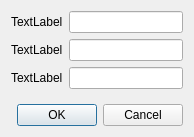
<?xml version="1.0" encoding="UTF-8"?>
<ui version="4.0">
 <class>Dialog</class>
 <widget class="QDialog" name="Dialog">
  <property name="geometry">
   <rect>
    <x>0</x>
    <y>0</y>
    <width>194</width>
    <height>137</height>
   </rect>
  </property>
  <property name="windowTitle">
   <string>Informations</string>
  </property>
  <layout class="QVBoxLayout" name="verticalLayout">
   <item>
    <layout class="QFormLayout" name="formLayout">
     <item row="0" column="0">
      <widget class="QLabel" name="label_nom">
       <property name="text">
        <string>TextLabel</string>
       </property>
      </widget>
     </item>
     <item row="0" column="1">
      <widget class="QLineEdit" name="lineEdit_nom"/>
     </item>
     <item row="1" column="0">
      <widget class="QLabel" name="label_prenom">
       <property name="text">
        <string>TextLabel</string>
       </property>
      </widget>
     </item>
     <item row="1" column="1">
      <widget class="QLineEdit" name="lineEdit_prenom"/>
     </item>
     <item row="2" column="0">
      <widget class="QLabel" name="label_etudiant">
       <property name="text">
        <string>TextLabel</string>
       </property>
      </widget>
     </item>
     <item row="2" column="1">
      <widget class="QLineEdit" name="lineEdit_etudiant"/>
     </item>
    </layout>
   </item>
   <item>
    <widget class="QDialogButtonBox" name="buttonBox">
     <property name="orientation">
      <enum>Qt::Horizontal</enum>
     </property>
     <property name="standardButtons">
      <set>QDialogButtonBox::Cancel|QDialogButtonBox::Ok</set>
     </property>
    </widget>
   </item>
  </layout>
 </widget>
 <resources/>
 <connections/>
</ui>
